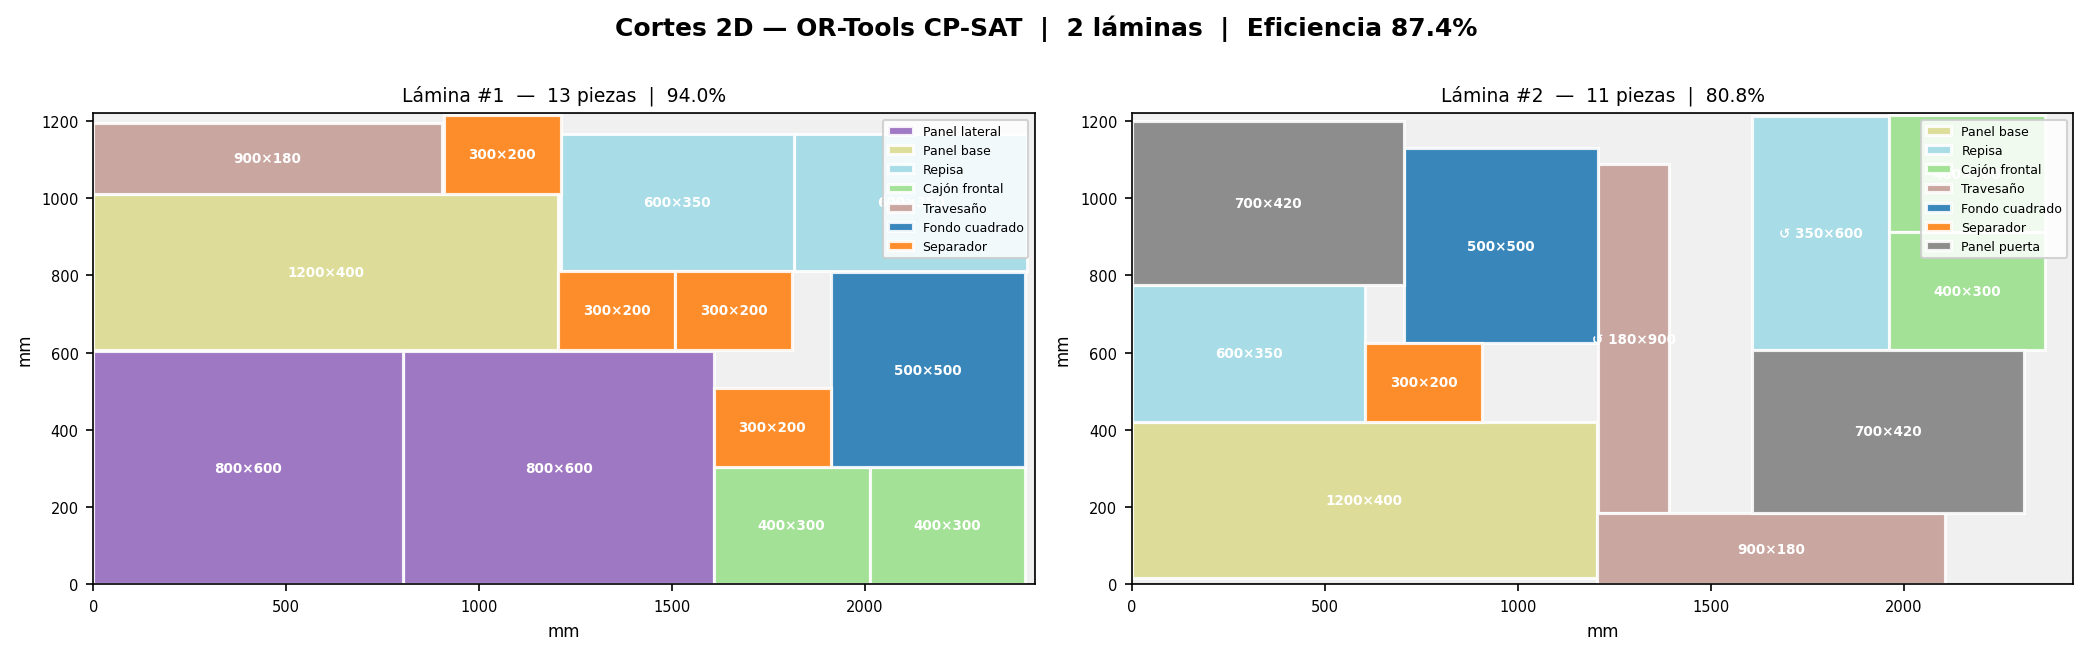

The script that saved this image:
"""
Optimización de Cortes 2D con OR-Tools CP-SAT
===============================================
Instalación: pip install ortools matplotlib

Problema de 2D Bin Packing:
  Colocar piezas rectangulares en láminas estándar minimizando
  el número de láminas usadas. CP-SAT garantiza la solución ÓPTIMA
  mediante restricciones de no solapamiento con disyuntivas 2D.

Restricciones del modelo:
  - Cada pieza se asigna a exactamente una lámina
  - Las piezas no se solapan (restricción 2D disjuntiva)
  - Las piezas caben dentro de los límites de la lámina
  - Se permite rotación 90°
  - Se minimiza el número de láminas usadas
"""

from ortools.sat.python import cp_model
import matplotlib.pyplot as plt
import matplotlib.patches as patches
import matplotlib.cm as cm
import csv
import time

# ─────────────────────────────────────────────
# DATOS DEL PROBLEMA
# ─────────────────────────────────────────────

ANCHO_LAMINA = 2440   # mm
ALTO_LAMINA  = 1220   # mm
MAX_LAMINAS  = 8      # cota superior
MARGEN_CORTE = 4      # mm — kerf
TIEMPO_LIMITE = 60    # segundos

# Piezas: (ancho_mm, alto_mm, cantidad, nombre)
piezas_requeridas = [
    (800,  600,  2, "Panel lateral"),
    (1200, 400,  2, "Panel base"),
    (600,  350,  4, "Repisa"),
    (400,  300,  4, "Cajón frontal"),
    (900,  180,  3, "Travesaño"),
    (500,  500,  2, "Fondo cuadrado"),
    (300,  200,  5, "Separador"),
    (700,  420,  2, "Panel puerta"),
]

# ─────────────────────────────────────────────
# PREPARAR LISTA DE PIEZAS
# ─────────────────────────────────────────────

lista_piezas = []  # (ancho+kerf, alto+kerf, nombre)
for ancho, alto, cantidad, nombre in piezas_requeridas:
    for _ in range(cantidad):
        lista_piezas.append((ancho + MARGEN_CORTE, alto + MARGEN_CORTE, nombre))

N = len(lista_piezas)
B = MAX_LAMINAS

print("=" * 64)
print("   OPTIMIZACIÓN DE CORTES 2D — OR-Tools CP-SAT")
print("=" * 64)
print(f"\nLámina estándar       : {ANCHO_LAMINA} × {ALTO_LAMINA} mm")
print(f"Margen de corte (kerf): {MARGEN_CORTE} mm")
print(f"Total piezas          : {N}")
print(f"Tiempo límite solver  : {TIEMPO_LIMITE} s")
print(f"\nPiezas requeridas:")
for ancho, alto, cant, nombre in piezas_requeridas:
    print(f"  {nombre:<22} {ancho:>5}×{alto:<5} mm  ×{cant}")

# ─────────────────────────────────────────────
# MODELO CP-SAT
# ─────────────────────────────────────────────

model  = cp_model.CpModel()
solver = cp_model.CpSolver()

# ── Variables de decisión ─────────────────────────────────────────
#
#  y[b]        = 1 si la lámina b es usada
#  assigned[i][b] = 1 si la pieza i va en la lámina b
#  rotated[i]  = 1 si la pieza i está rotada 90°
#  pos_x[i]    = posición X de la esquina inferior izquierda de pieza i
#  pos_y[i]    = posición Y de la esquina inferior izquierda de pieza i
#  lam[i]      = índice de lámina asignada a pieza i
#

y          = [model.NewBoolVar(f"y_{b}")          for b in range(B)]
assigned   = [[model.NewBoolVar(f"a_{i}_{b}")     for b in range(B)] for i in range(N)]
rotated    = [model.NewBoolVar(f"rot_{i}")         for i in range(N)]
pos_x      = [model.NewIntVar(0, ANCHO_LAMINA,     f"px_{i}") for i in range(N)]
pos_y      = [model.NewIntVar(0, ALTO_LAMINA,      f"py_{i}") for i in range(N)]

# Ancho y alto efectivos (con rotación)
ancho_ef = []
alto_ef  = []
for i, (w, h, _) in enumerate(lista_piezas):
    # Si rotated=0 → ancho=w, alto=h
    # Si rotated=1 → ancho=h, alto=w
    aw = model.NewIntVar(min(w, h), max(w, h), f"aw_{i}")
    ah = model.NewIntVar(min(w, h), max(w, h), f"ah_{i}")
    model.Add(aw == w).OnlyEnforceIf(rotated[i].Not())
    model.Add(aw == h).OnlyEnforceIf(rotated[i])
    model.Add(ah == h).OnlyEnforceIf(rotated[i].Not())
    model.Add(ah == w).OnlyEnforceIf(rotated[i])
    ancho_ef.append(aw)
    alto_ef.append(ah)

# ── Restricción: no rotar si es cuadrado ──────────────────────────
for i, (w, h, _) in enumerate(lista_piezas):
    if w == h:
        model.Add(rotated[i] == 0)

# ── Restricción: cada pieza va a exactamente una lámina ──────────
for i in range(N):
    model.Add(sum(assigned[i][b] for b in range(B)) == 1)

# ── Restricción: lámina usada si tiene al menos una pieza ────────
for b in range(B):
    for i in range(N):
        model.Add(y[b] >= assigned[i][b])
    model.Add(y[b] <= sum(assigned[i][b] for i in range(N)))

# ── Simetría: láminas se usan en orden ───────────────────────────
for b in range(B - 1):
    model.Add(y[b] >= y[b + 1])

# ── Restricción: pieza dentro de los límites de su lámina ────────
for i in range(N):
    model.Add(pos_x[i] + ancho_ef[i] <= ANCHO_LAMINA)
    model.Add(pos_y[i] + alto_ef[i]  <= ALTO_LAMINA)

# ── Restricción 2D disjuntiva: piezas no se solapan ──────────────
# Para cada par (i, j) en la misma lámina, al menos una separación:
#   izquierda/derecha/arriba/abajo debe cumplirse.
# Usamos variables booleanas auxiliares para las 4 disyuntivas.

for i in range(N):
    for j in range(i + 1, N):
        for b in range(B):
            # b_ij = 1 si ambas piezas están en la lámina b
            both_in_b = model.NewBoolVar(f"both_{i}_{j}_{b}")
            model.AddBoolAnd([assigned[i][b], assigned[j][b]]).OnlyEnforceIf(both_in_b)
            model.AddBoolOr([assigned[i][b].Not(), assigned[j][b].Not()]).OnlyEnforceIf(both_in_b.Not())

            # Si ambas en b → no solapamiento
            no_overlap_L = model.NewBoolVar(f"nol_L_{i}_{j}_{b}")  # i a la izquierda de j
            no_overlap_R = model.NewBoolVar(f"nol_R_{i}_{j}_{b}")  # i a la derecha de j
            no_overlap_B = model.NewBoolVar(f"nol_B_{i}_{j}_{b}")  # i debajo de j
            no_overlap_T = model.NewBoolVar(f"nol_T_{i}_{j}_{b}")  # i encima de j

            model.Add(pos_x[i] + ancho_ef[i] <= pos_x[j]).OnlyEnforceIf(no_overlap_L)
            model.Add(pos_x[j] + ancho_ef[j] <= pos_x[i]).OnlyEnforceIf(no_overlap_R)
            model.Add(pos_y[i] + alto_ef[i]  <= pos_y[j]).OnlyEnforceIf(no_overlap_B)
            model.Add(pos_y[j] + alto_ef[j]  <= pos_y[i]).OnlyEnforceIf(no_overlap_T)

            # Al menos uno debe cumplirse cuando ambas están en b
            model.AddBoolOr([no_overlap_L, no_overlap_R,
                              no_overlap_B, no_overlap_T]).OnlyEnforceIf(both_in_b)

# ── Objetivo: minimizar láminas usadas ───────────────────────────
model.Minimize(sum(y))

# ── Configurar solver ─────────────────────────────────────────────
solver.parameters.max_time_in_seconds  = TIEMPO_LIMITE
solver.parameters.num_search_workers   = 4
solver.parameters.log_search_progress  = False

# ─────────────────────────────────────────────
# RESOLVER
# ─────────────────────────────────────────────

print(f"\n{'─'*64}")
print("  Resolviendo (esto puede tomar varios segundos)...")
t0     = time.time()
status = solver.Solve(model)
t_sol  = time.time() - t0

STATUS_STR = {
    cp_model.OPTIMAL:    "ÓPTIMO ✓",
    cp_model.FEASIBLE:   "FACTIBLE (mejor encontrada en tiempo límite)",
    cp_model.INFEASIBLE: "INFACTIBLE ✗",
    cp_model.UNKNOWN:    "DESCONOCIDO",
}
print(f"  Estado   : {STATUS_STR.get(status, 'DESCONOCIDO')}")
print(f"  Tiempo   : {t_sol:.2f} s")

if status not in (cp_model.OPTIMAL, cp_model.FEASIBLE):
    print("  No se encontró solución. Aumenta MAX_LAMINAS o TIEMPO_LIMITE.")
    exit(1)

# ─────────────────────────────────────────────
# RECONSTRUIR SOLUCIÓN
# ─────────────────────────────────────────────

# pieza i → (lámina, x, y, ancho_ef, alto_ef, rotada)
solucion = {}
for i in range(N):
    for b in range(B):
        if solver.Value(assigned[i][b]) == 1:
            solucion[i] = {
                "lamina":  b,
                "x":       solver.Value(pos_x[i]),
                "y":       solver.Value(pos_y[i]),
                "ancho":   solver.Value(ancho_ef[i]),
                "alto":    solver.Value(alto_ef[i]),
                "rotada":  bool(solver.Value(rotated[i])),
                "nombre":  lista_piezas[i][2],
            }

laminas_con_piezas = sorted({v["lamina"] for v in solucion.values()})
num_laminas        = len(laminas_con_piezas)

# ─────────────────────────────────────────────
# MOSTRAR RESULTADOS EN CONSOLA
# ─────────────────────────────────────────────

area_lamina   = ANCHO_LAMINA * ALTO_LAMINA
total_area    = num_laminas * area_lamina
usada_total   = sum(v["ancho"] * v["alto"] for v in solucion.values())
desperdicio   = total_area - usada_total
eficiencia    = usada_total / total_area * 100

print(f"\n{'─'*64}")
print(f"  DETALLE POR LÁMINA")
print(f"{'─'*64}")

for b in laminas_con_piezas:
    piezas_b = [i for i, v in solucion.items() if v["lamina"] == b]
    area_b   = sum(solucion[i]["ancho"] * solucion[i]["alto"] for i in piezas_b)
    efs_b    = area_b / area_lamina * 100
    sobre_b  = area_lamina - area_b

    print(f"\n  Lámina #{b+1}  →  {len(piezas_b)} piezas  |  {efs_b:.1f}% usado  |  -{sobre_b/1000:.0f} cm² sobrante")
    for i in piezas_b:
        v = solucion[i]
        rot_str = " [rotada]" if v["rotada"] else ""
        w_real  = v["ancho"] - MARGEN_CORTE
        h_real  = v["alto"]  - MARGEN_CORTE
        print(f"    ({v['x']:>4}, {v['y']:>4})  {w_real}×{h_real} mm  — {v['nombre']}{rot_str}")

print(f"\n{'─'*64}")
print(f"  RESUMEN GLOBAL")
print(f"{'─'*64}")
print(f"  Láminas usadas     : {num_laminas}  (máx disponible: {MAX_LAMINAS})")
print(f"  Piezas colocadas   : {len(solucion)} / {N}")
print(f"  Área total         : {total_area/1e6:.4f} m²")
print(f"  Área usada         : {usada_total/1e6:.4f} m²")
print(f"  Desperdicio        : {desperdicio/1e6:.4f} m²  ({100-eficiencia:.1f}%)")
print(f"  Eficiencia global  : {eficiencia:.2f}%")
print(f"  Garantía           : {'Solución ÓPTIMA' if status == cp_model.OPTIMAL else 'Mejor encontrada en tiempo límite'}")
print(f"{'─'*64}\n")

# ─────────────────────────────────────────────
# VISUALIZACIÓN
# ─────────────────────────────────────────────

nombres_unicos = list({v["nombre"] for v in solucion.values()})
cmap           = cm.get_cmap("tab20", len(nombres_unicos))
color_map      = {n: cmap(i) for i, n in enumerate(nombres_unicos)}

cols  = min(num_laminas, 2)
rows  = (num_laminas + 1) // 2
ratio = ALTO_LAMINA / ANCHO_LAMINA
fig, axes = plt.subplots(rows, cols, figsize=(cols * 7, rows * 7 * ratio + 0.8))
fig.suptitle(
    f"Cortes 2D — OR-Tools CP-SAT  |  {num_laminas} láminas  |  Eficiencia {eficiencia:.1f}%",
    fontsize=12, fontweight="bold"
)

if num_laminas == 1:
    ax_flat = [axes]
elif rows == 1:
    ax_flat = list(axes)
else:
    ax_flat = [ax for row in axes for ax in row]

for idx, b in enumerate(laminas_con_piezas):
    ax = ax_flat[idx]
    ax.set_xlim(0, ANCHO_LAMINA)
    ax.set_ylim(0, ALTO_LAMINA)
    ax.set_aspect("equal")
    ax.set_xlabel("mm", fontsize=8)
    ax.set_ylabel("mm", fontsize=8)

    piezas_b = [i for i, v in solucion.items() if v["lamina"] == b]
    area_b   = sum(solucion[i]["ancho"] * solucion[i]["alto"] for i in piezas_b)
    efs_b    = area_b / area_lamina * 100

    ax.set_title(f"Lámina #{b+1}  —  {len(piezas_b)} piezas  |  {efs_b:.1f}%", fontsize=9)

    # Fondo
    ax.add_patch(patches.Rectangle((0, 0), ANCHO_LAMINA, ALTO_LAMINA,
                                    facecolor="#f0f0f0", edgecolor="#bbb", linewidth=1))

    etiquetas = set()
    for i in piezas_b:
        v      = solucion[i]
        color  = color_map[v["nombre"]]
        label  = v["nombre"] if v["nombre"] not in etiquetas else ""
        etiquetas.add(v["nombre"])
        w_real = v["ancho"] - MARGEN_CORTE
        h_real = v["alto"]  - MARGEN_CORTE

        rect = patches.Rectangle(
            (v["x"], v["y"]), v["ancho"], v["alto"],
            facecolor=color, edgecolor="white",
            linewidth=1.5, alpha=0.88, label=label
        )
        ax.add_patch(rect)

        # Etiqueta centrada
        cx = v["x"] + v["ancho"] / 2
        cy = v["y"] + v["alto"]  / 2
        rot_sym = "↺ " if v["rotada"] else ""
        ax.text(cx, cy, f"{rot_sym}{w_real}×{h_real}",
                ha="center", va="center",
                fontsize=6.5, color="white", fontweight="bold")

    ax.legend(loc="upper right", fontsize=6, framealpha=0.85)
    ax.tick_params(labelsize=7)

for j in range(num_laminas, len(ax_flat)):
    ax_flat[j].set_visible(False)

plt.tight_layout()
plt.savefig("cortes_2d_cpsat.png", dpi=150, bbox_inches="tight")
print("  Imagen 'cortes_2d_cpsat.png' generada.")

# ─────────────────────────────────────────────
# EXPORTAR CSV
# ─────────────────────────────────────────────

with open("resultado_2d_cpsat.csv", "w", newline="") as f:
    writer = csv.writer(f)
    writer.writerow(["Lámina", "Pieza", "Nombre", "X (mm)", "Y (mm)",
                     "Ancho (mm)", "Alto (mm)", "Rotada", "Área (m²)"])
    for i, v in sorted(solucion.items(), key=lambda x: (x[1]["lamina"], x[1]["x"])):
        w_real = v["ancho"] - MARGEN_CORTE
        h_real = v["alto"]  - MARGEN_CORTE
        writer.writerow([
            v["lamina"] + 1, i + 1, v["nombre"],
            v["x"], v["y"], w_real, h_real,
            "Sí" if v["rotada"] else "No",
            f"{w_real * h_real / 1e6:.6f}"
        ])

print("  Archivo 'resultado_2d_cpsat.csv' generado.")
plt.show()
